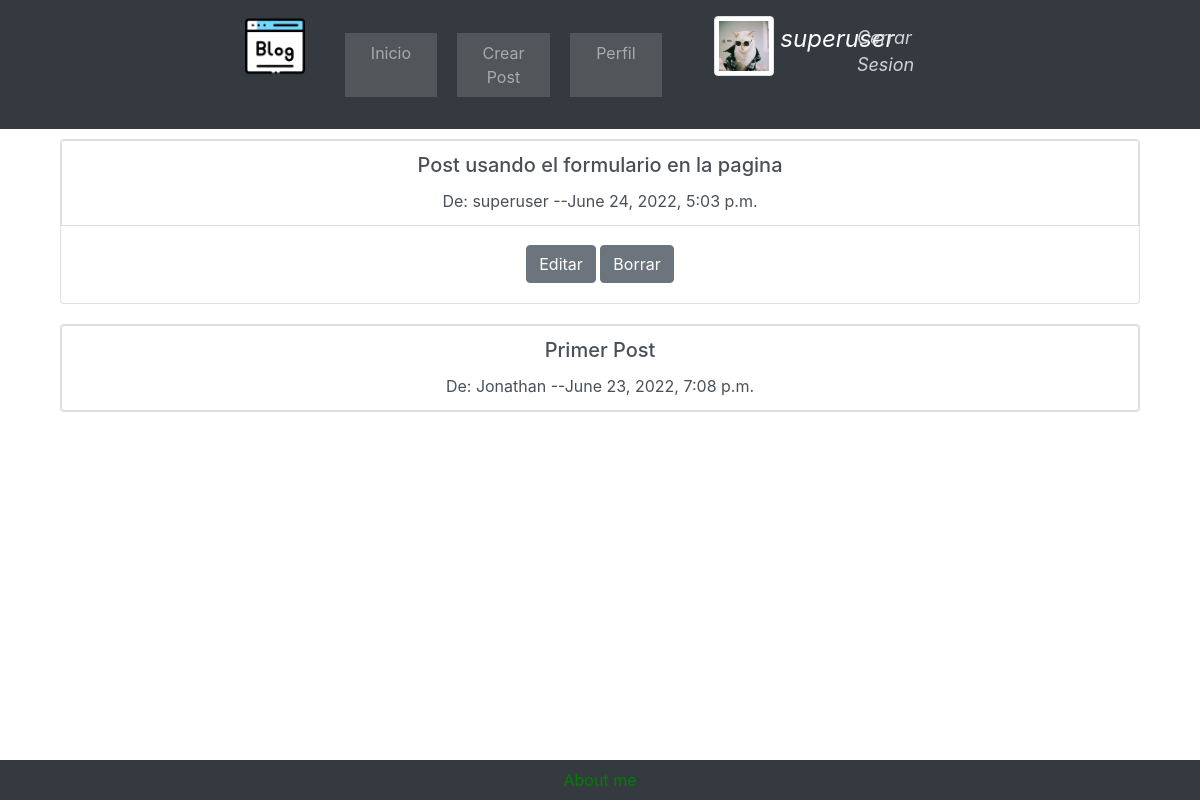
Page /blog/ (signed in) on the committed database.
### cuentas/models.py (models this page shows, shortened)
class Perfil(models.Model):
    user = models.OneToOneField(User, null=True, blank=True, on_delete=models.CASCADE)
    avatar = models.ImageField(null=True, blank=True, upload_to="avatar/")
    bio = models.TextField(null=True, blank=True)

### posts/models.py (models this page shows, shortened)
class Post(models.Model):
    titulo = models.CharField(max_length= 255, null=True)
    author = models.ForeignKey(User, on_delete=models.CASCADE)
    cuerpo = RichTextField(blank = True, null= True)
    date_created = models.DateTimeField(auto_now_add=True, null=True)

### posts/views.py (the view)
# urls.py: path('blog/', BlogView.as_view(), name='blog'),
@method_decorator(login_required(login_url='login'), name="dispatch")
class BlogView(ListView):
    model = Post
    template_name = 'posts/blog.html'
    ordering = ['-id']

### posts/templates/posts/blog.html
{% extends 'cuentas/main.html' %}
{% block content %}
<br />
<div class="container">
        <div class="list-group">
                {% for post in object_list %}
                <div class="card text-center">
                        <a href="{% url 'posts:postdetail' post.pk %}" class="list-group-item list-group-item-action">
                                <h5 class="card-title">{{post.titulo }}</h5>
                                De: {{post.author}} --{{post.date_created}}
                        </a>
                        {% if user.id == post.author.id %}
                        <div class="card-body">
                                <a style="position: left;" class="btn btn-secondary"
                                        href="{% url 'posts:editar' post.pk %}">Editar</a>
                                <a style="position: right;" class="btn btn-secondary"
                                        href="{% url 'posts:borrar' post.pk %}">Borrar</a>
                        </div>
                        {% endif %}
                </div>
                <br />
                {% endfor %}
        </div>
</div>
{% endblock %}

### cuentas/templates/cuentas/main.html (shortened to what this page needs)
{% load static %}
<!DOCTYPE html>
<html lang="en">
<head>
    <link rel="stylesheet" href="https://cdn.jsdelivr.net/npm/bootstrap@4.3.1/dist/css/bootstrap.min.css"
>
    <link rel="stylesheet" type="text/css" href="{% static '/css/styles.css'%}">
</head>
<body>
    <header class="navbar navbar-expand-lg navbar-dark bg-dark justify-content-between" style="width: 100%;">
        <nav class="navbar navbar-expand-lg navbar-dark bg-dark justify-content-between" style="width: 100%;">
            <div class="container-flex">
                <div style="width: 25%; align-items: center;">
                    <div class="text-right" style="margin-right: 4%;">
                        <img src="{% static 'images/blog.png' %}" alt="" width="60" height="60">
                    </div>
                </div>
                <div class="collapse navbar-collapse" id="navbarNavAltMarkup" style="width: 33%;">
                    <div class="navbar-nav">
                        <div class="ga">
                            <a class="nav-item nav-link" href="{% url 'posts:blog' %}">Inicio</a>
                        </div>
                        <div class="ga">
                            <a class="nav-item nav-link " href="{% url 'posts:crear_post' %}">Crear Post</a>
                        </div>
                        <div class="ga">
                            <a class="nav-item nav-link " href="{% url 'profile' %}">Perfil</a>
                        </div>
                    </div>
                </div>
                <div class="flex-box" style="width: 40%;">
                    <div class="navbar-nav" style="width: 100%">
                        <div style="width: 40%;">
                            {% if request.user.perfil.avatar.url is not none%}
                            <div>
                                <img src="{{request.user.perfil.avatar.url}}" class="rounded float-left img-thumbnail"
                                    style="height: 60px; width: 60px;">
                            </div>
                            {% else %}
                            <div>
                                <img src="{% static 'images/default.png' %}" class="rounded float-left img-thumbnail"
                                    style="height: 60px; width: 60px;">
                            </div>
                            {% endif %}
                            <div class="flex-box" style="padding-left: 5%;">
                                <i class="navbar-brand" style="font-size: 150%;">{{request.user}}</i>
                            </div>
                        </div>
                        <div style="margin-right: 15%; padding-right: 25%;">
                            <i id="hello-msg"><a class="nav-item nav-link" style="color: lightgrey;"
                                    href="{% url 'logout' %}">
                                    Cerrar
                                    Sesion </a></i>
                        </div>
                    </div>
                </div>
            </div>
        </nav>
    </header>
    <div class="container">
        {% block content %}
        {% endblock %}
    </div>
    <footer >
        <div  class="nav-link" >
            <a id="abt" href="{% url 'about' %}" > About me </a>
        </div>
    </footer>
</body>
</html>

### static/css/styles.css (style rules this page uses)
footer { position: fixed; left: 0; bottom: 0; width: 100%; background-color: #343a40; color: white; text-align: center; height: 40px; }
#abt { display: block; text-align: center; background-color: transparent; color: lightgray; text-emphasis-color: white; }
#abt:link { display: block; text-align: center; background-color: transparent; color: green; text-emphasis-color: white; }
.container-flex { display: flex; justify-content: space-around; width: 100%; }
.flex-box { display: flex; margin-right: 2%; align-items: center; }
.navbar { display: flex; justify-content: center; align-items: center; }
.navbar-nav { display: flex; flex-direction: row; justify-content: space-evenly; width: 100%; margin-left: 5%; margin-right: 5%; }
.ga { flex-grow: 1; flex-basis: 0; margin-right: 3%; margin-left: 3%; width: 33%; text-align: center; background-color: rgba(169, 169, 169, 0.251); }
#hello-msg { font-size: 18px; color: white; margin-right: 2%; }
body, html { margin: 0; padding: 0; height: 100%; background: white; }

### rows in the picture
Post: titulo "Post usando el formulario en la pagina", author "superuser", date_created "June 24, 2022, 5:03 p.m.", shows "Editar"
Post: titulo "Primer Post", author "Jonathan", date_created "June 23, 2022, 7:08 p.m."

### other values in the picture
{{ request.user }} "superuser"
